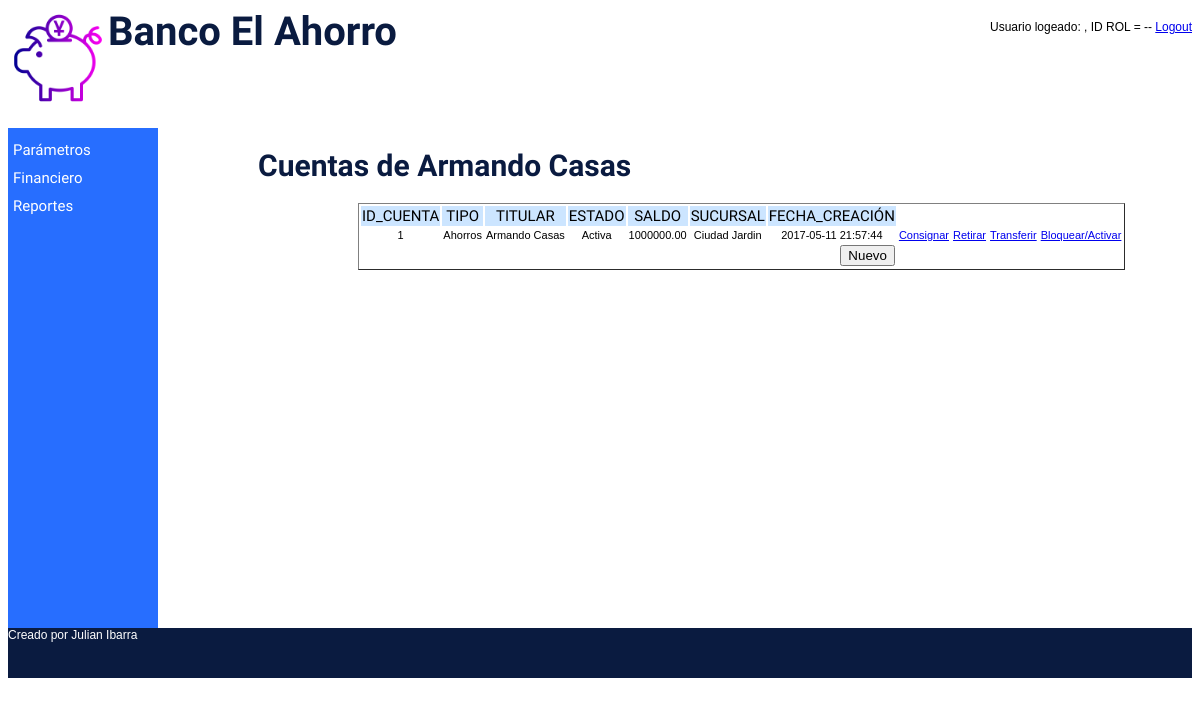
The page /index.php?sel=P5&documento=123 on the database its author committed.
### tables this page shows
CREATE TABLE cliente(
documento int(15) PRIMARY KEY NOT NULL,
nombre varchar(50) NOT NULL,
email varchar(50) NOT NULL,
direccion varchar(30) NOT NULL,
telefono varchar(15) NOT NULL
);

CREATE TABLE cuenta(
id_cuenta int(4) PRIMARY KEY AUTO_INCREMENT NOT NULL,
tipo varchar(2) NOT NULL,
fecha_crea timestamp DEFAULT current_timestamp,
saldo double(10,2),
estado varchar(2) NOT NULL,
documento int(15) NOT NULL,
id_sucursal int(4) NOT NULL
);

CREATE TABLE sucursal(
id_sucursal int(4) PRIMARY KEY AUTO_INCREMENT NOT NULL ,
nombre varchar(50) NOT NULL,
direccion varchar(30) NOT NULL,
telefono varchar(15) NOT NULL,
ciudad varchar(50) NOT NULL
);

### lib/config.php (called while the page is built)
<?php
    $CFG_HOST = "localhost";
    $CFG_USER = "root";
    $CFG_DBPWD = "root";
    $CFG_DBASE = "banco";
?>

### lib/cliente.php (called while the page is built, shortened)
<?php
class Cliente {
    var $nombre;
    var $con;
    function Cliente( ) {
        $this->nombre="";
        $this->con = new MySql();
    }
    function getNombre( ) {
        return $this->nombre;
    }
   function consultar($documento) {
      $this->documento = $documento;
      $this->con->conectarse();
      $this->con->sql = "SELECT * FROM cliente WHERE documento=".$this->documento."";
      $this->con->consultar();
      if ($this->con->numReg > 0) {
         $this->nombre = mysql_result($this->con->rtaSql,0,"nombre");
      }
      $this->con->desconectarse();
   }
}
?>

### lib/mysql_lib.php (called while the page is built, shortened)
<?php
class Mysql {
 var $sql;
 function Mysql () {
    $this->sql = "";
    }
 function consultar() {
    $this->rtaSql = mysql_query($this->sql);
    }
}
?>

### lib/cuenta.php (called while the page is built, shortened)
<?php
class Cuenta {
    var $con;
    function Cuenta( ) {
        $this->con = new MySql();
    }
   function listarPorPersona($documento) {
      $this->documento = $documento;
      $this->con->conectarse();
      $this->con->sql = "SELECT c.id_cuenta, c.tipo, c.saldo, c.id_sucursal, c.fecha_crea, c.estado, c.documento,  ".
                "p.nombre as person, s.nombre ".
                "FROM cuenta c , cliente p , sucursal s  WHERE c.documento = p.documento and c.documento = ".$this->documento." and c.id_sucursal = s.id_sucursal ORDER BY c.id_cuenta";
      $this->con->consultar();
      $this->lista = $this->con->rtaSql;
      $this->con->desconectarse();
   }
}
?>

### cuenta/cuenta_persona.php (the view, shortened to what this page needs)
<!DOCTYPE html>
<html lang="es">
<head>
	<link rel="stylesheet" type="text/css" href="estilos.css">
</head>
<body>
    <?php
        include("lib/config.php");
        include("lib/mysql_lib.php");
        include("lib/cuenta.php");
        include("lib/cliente.php");
        $p = new Cliente();
        $p->consultar($_GET['documento']);
    print "<h1>Cuentas de ". $p->getNombre() ."</h1>";
	?>
    <form name="index" action="index.php?sel=P2">
        <table border="1" class="tabla">
            <tr class="titulo">
            <td>ID_CUENTA</td><td>TIPO</td><td>TITULAR</td><td>ESTADO</td><td>SALDO</td><td>SUCURSAL</td><td>FECHA_CREACIÓN</td>
            </tr>
            <?php
                $c = new Cuenta();
                $c->listarPorPersona($_GET['documento']);
                $result = $c->lista;
                while ($row = mysql_fetch_array($result)) {
                    switch ($row['tipo']) {
                        case 'A':
                            $tipo = "Ahorros";
                            break;
                    }
                    switch ($row['estado']) {
                        case 'A':
                            $estado = "Activa";
                            break;
                    }
                    print "<tr>";
                    print "<td>".$row['id_cuenta']."</td>";
                    print "<td>".$tipo."</td>";
                    print "<td>".$row['person']."</td>";
                    print "<td>".$estado."</td>";
                    print "<td>".$row['saldo']."</td>";
                    print "<td>".$row['nombre']."</td>";
                    print "<td>".$row['fecha_crea']."</td>";
                    print "<td><a href='index.php?sel=P9&"."id_cuenta=".$row['id_cuenta']."'>Consignar</a></td>";
                    print "<td><a href='index.php?sel=P10&"."id_cuenta=".$row['id_cuenta']."'>Retirar</a></td>";
                    print "<td><a href='index.php?sel=P11&"."id_cuenta=".$row['id_cuenta']."'>Transferir</a></td>";
                    print "<td><a href='index.php?sel=P7&"."id_cuenta=".$row['id_cuenta']."'>Bloquear/Activar</a></td>";
                    print "</tr>";
                }
            ?>
            <tr><td colspan="7"><input name="btnInsertar" type="button" class="botonNuevo" onclick="javascript:window.location='index.php?sel=P2';" value="Nuevo"></td></tr>
        </table>
        </form>
</body>
</html>

### estilos.css (style rules this page uses)
body { font-size: 12px; font-family:Arial; }

### cuenta/cuenta_persona.php (style rules this page uses)
.titulo td { font-family: 'Lalezar', Arial; font-size: 15px; background: #CCE5FF; text-align: center; }
td { font-family: Arial; font-size: 11px; text-align: center; }
.botonNuevo { float: right; }
.tabla tr,td { border-collapse: separate; border-spacing: 3px; border-style: none; }
form { padding-left:200px; }
h1 { padding-left: 100px; font-family: 'Lalezar', Arial; color:#0A1B40; font-size: 30px; }

### rows shown on the page
cliente: nombre "Armando Casas"
cuenta: id_cuenta "1", tipo "Ahorros", cliente.nombre "Armando Casas", estado "Activa", saldo "1000000.00", id_sucursal.nombre "Ciudad Jardin", fecha_crea "2017-05-11 21:57:44"
